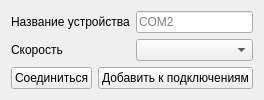
        <widget class="QWidget" name="connectionCOMTab">
         <attribute name="title">
          <string>COM</string>
         </attribute>
         <layout class="QVBoxLayout" name="verticalLayout">
          <item>
           <layout class="QFormLayout" name="formLayout">
            <item row="0" column="0">
             <widget class="QLabel" name="label_8">
              <property name="text">
               <string>Название устройства</string>
              </property>
             </widget>
            </item>
            <item row="0" column="1">
             <widget class="QLineEdit" name="connectionCOMDeviceLineEdit">
              <property name="placeholderText">
               <string>COM2</string>
              </property>
             </widget>
            </item>
            <item row="1" column="0">
             <widget class="QLabel" name="label_9">
              <property name="text">
               <string>Скорость</string>
              </property>
             </widget>
            </item>
            <item row="1" column="1">
             <widget class="QComboBox" name="connectionCOMBaudRateComboBox"/>
            </item>
           </layout>
          </item>
          <item>
           <layout class="QHBoxLayout" name="horizontalLayout_44">
            <item>
             <widget class="QPushButton" name="connectionCOMConnectPushButton">
              <property name="text">
               <string>Соединиться</string>
              </property>
             </widget>
            </item>
            <item>
             <widget class="QPushButton" name="connectionCOMAddConnectionPushButton">
              <property name="text">
               <string>Добавить к подключениям</string>
              </property>
             </widget>
            </item>
           </layout>
          </item>
         </layout>
        </widget>
